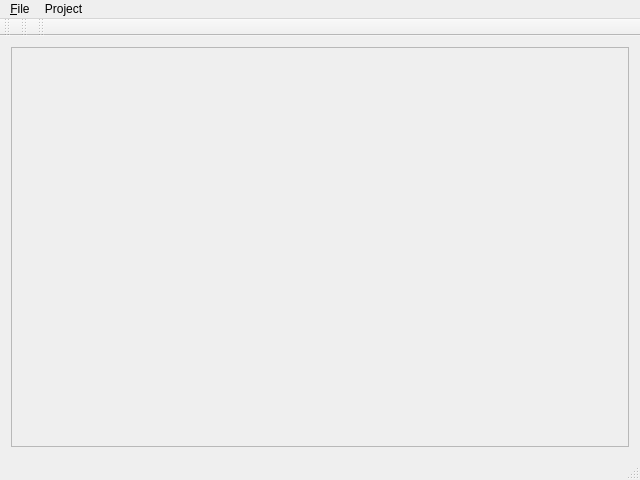
<?xml version="1.0" encoding="UTF-8"?>
<ui version="4.0">
 <class>imupWin</class>
 <widget class="QMainWindow" name="imupWin">
  <property name="geometry">
   <rect>
    <x>0</x>
    <y>0</y>
    <width>640</width>
    <height>480</height>
   </rect>
  </property>
  <property name="minimumSize">
   <size>
    <width>640</width>
    <height>480</height>
   </size>
  </property>
  <property name="windowTitle">
   <string>imup</string>
  </property>
  <widget class="QWidget" name="centralWidget">
   <layout class="QVBoxLayout" name="verticalLayout">
    <item>
     <widget class="QScrollArea" name="scrollArea">
      <property name="widgetResizable">
       <bool>true</bool>
      </property>
      <widget class="QWidget" name="scrollAreaWidgetContents">
       <property name="geometry">
        <rect>
         <x>0</x>
         <y>0</y>
         <width>622</width>
         <height>416</height>
        </rect>
       </property>
       <layout class="QVBoxLayout" name="verticalLayout_3">
        <item>
         <layout class="QVBoxLayout" name="ScrollLay"/>
        </item>
       </layout>
      </widget>
     </widget>
    </item>
   </layout>
  </widget>
  <widget class="QMenuBar" name="menuBar">
   <property name="geometry">
    <rect>
     <x>0</x>
     <y>0</y>
     <width>640</width>
     <height>18</height>
    </rect>
   </property>
   <widget class="QMenu" name="menu_File">
    <property name="title">
     <string>&amp;File</string>
    </property>
    <widget class="QMenu" name="menu_Save_project">
     <property name="title">
      <string>&amp;Save project</string>
     </property>
     <addaction name="actionSave"/>
     <addaction name="actionSave_as"/>
    </widget>
    <addaction name="actionNew_project"/>
    <addaction name="action_Open_project"/>
    <addaction name="menu_Save_project"/>
    <addaction name="separator"/>
    <addaction name="action_Quit"/>
   </widget>
   <widget class="QMenu" name="menuProject">
    <property name="title">
     <string>Project</string>
    </property>
    <widget class="QMenu" name="menuAdd">
     <property name="title">
      <string>&amp;Add</string>
     </property>
     <addaction name="actionFile"/>
     <addaction name="actionDirectory"/>
    </widget>
    <addaction name="menuAdd"/>
   </widget>
   <addaction name="menu_File"/>
   <addaction name="menuProject"/>
  </widget>
  <widget class="QToolBar" name="mainToolBar">
   <attribute name="toolBarArea">
    <enum>TopToolBarArea</enum>
   </attribute>
   <attribute name="toolBarBreak">
    <bool>false</bool>
   </attribute>
  </widget>
  <widget class="QStatusBar" name="statusBar"/>
  <widget class="QToolBar" name="projectToolBar">
   <property name="windowTitle">
    <string>toolBar</string>
   </property>
   <attribute name="toolBarArea">
    <enum>TopToolBarArea</enum>
   </attribute>
   <attribute name="toolBarBreak">
    <bool>false</bool>
   </attribute>
  </widget>
  <widget class="QToolBar" name="miscToolbar">
   <property name="windowTitle">
    <string>toolBar</string>
   </property>
   <attribute name="toolBarArea">
    <enum>TopToolBarArea</enum>
   </attribute>
   <attribute name="toolBarBreak">
    <bool>false</bool>
   </attribute>
  </widget>
  <action name="actionNew_project">
   <property name="text">
    <string>&amp;New project…</string>
   </property>
   <property name="statusTip">
    <string>Create new project</string>
   </property>
   <property name="shortcut">
    <string>Ctrl+N</string>
   </property>
  </action>
  <action name="action_Open_project">
   <property name="text">
    <string>&amp;Open project…</string>
   </property>
   <property name="statusTip">
    <string>Open saved project</string>
   </property>
   <property name="shortcut">
    <string>Ctrl+O</string>
   </property>
  </action>
  <action name="action_Quit">
   <property name="text">
    <string>&amp;Quit</string>
   </property>
   <property name="statusTip">
    <string>Quit the application</string>
   </property>
  </action>
  <action name="actionSave">
   <property name="text">
    <string>S&amp;ave…</string>
   </property>
   <property name="statusTip">
    <string>Save current project</string>
   </property>
   <property name="shortcut">
    <string>Ctrl+S</string>
   </property>
  </action>
  <action name="actionSave_as">
   <property name="text">
    <string>Sa&amp;ve as…</string>
   </property>
   <property name="statusTip">
    <string>Save current project under different filename</string>
   </property>
   <property name="shortcut">
    <string>Ctrl+Shift+S</string>
   </property>
  </action>
  <action name="actionFile">
   <property name="text">
    <string>&amp;Files…</string>
   </property>
  </action>
  <action name="actionDirectory">
   <property name="text">
    <string>&amp;Directory…</string>
   </property>
  </action>
 </widget>
 <layoutdefault spacing="6" margin="11"/>
 <resources/>
 <connections/>
</ui>
